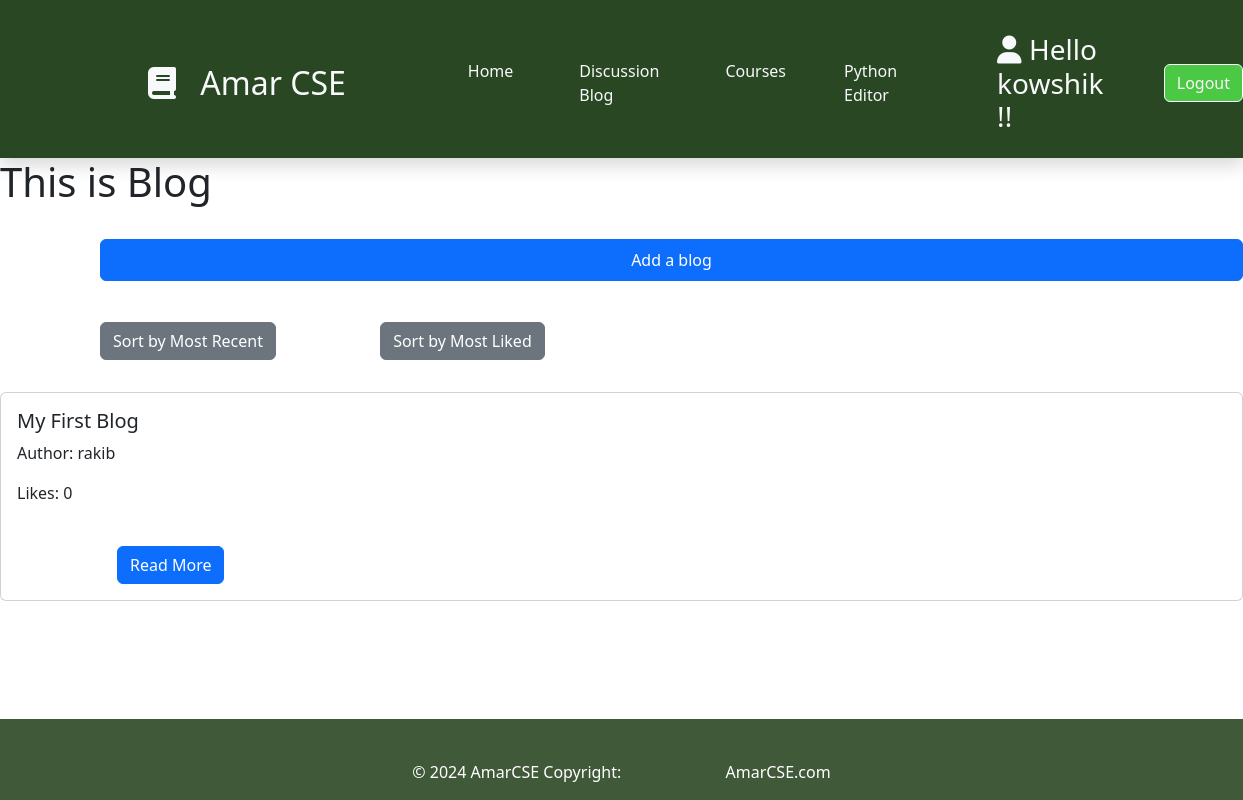
Screenshot of /blog/blog/ (signed in) with the database file from the repository.
### blog/models.py (models this page shows, shortened)
class BlogPost(models.Model):
    display_image= models.ImageField(upload_to='blog_images/',null=True,blank=True)
    title = models.CharField(max_length=200)
    content = models.TextField()
    author = models.ForeignKey(User, on_delete=models.CASCADE)
    created = models.DateTimeField(auto_now_add=True)

### blog/views.py (the view)
# urls.py: path('blog/',include('blog.urls')),
def blog(request):
    blogs = BlogPost.objects.annotate(like_count=Count('likes'))
    sort_by = request.GET.get('sort', 'date')
    if sort_by == 'likes':
        blogs = blogs.order_by('-like_count', '-created')
    else:
        blogs = blogs.order_by('-created')
    return render(request, 'blog/blog.html', {'blog': blogs})

### template/blog/blog.html (shortened to what this page needs)
{% extends 'base.html' %}
{% block content %}
    <h1>This is Blog</h1>
    <a href="{% url 'addblog' %}" class="btn btn-primary px-5 py-2">Add a blog</a>
    <div class="my-3">
        <a href="?sort=date" class="btn btn-secondary">Sort by Most Recent</a>
        <a href="?sort=likes" class="btn btn-secondary">Sort by Most Liked</a>
    </div>
    {% for b in blog %}
    <div class="card my-3">
        <div class="card-body">
            <h5 class="card-title">{{ b.title }}</h5>
            <p>Author: {{ b.author }}</p>
            <p>Likes: {{ b.like_count }}</p>
            <a href="{% url 'blog_details' b.id %}" class="btn btn-primary">Read More</a>
        </div>
    </div>
    {% endfor %}
{% endblock %}

### template/components/header.html (shortened to what this page needs)
<section>
    <div>
        <nav class="navbar navbar-expand-lg shadow sticky-top pb-4" style="background-color: #2a4723;">
            <a href="{% url 'index' %}" class="navbar-brand d-flex align-items-center px-4 px-lg-5">
                <h2 class="m-0 text-light"><i class="fa fa-book me-3"></i> Amar CSE</h2>
            </a>
            <div class="collapse navbar-collapse justify-content-between" id="navbarCollapse">
                <div class="navbar-nav ms-auto p-4 p-lg-0">
                    <a href="{% url 'index' %}" class="nav-item1 nav-link text-light active">Home</a>
                    <a href="{% url 'blog' %}" class="nav-item1 nav-link text-light">Discussion Blog</a>
                    <a href="{% url 'academic_course' %}" class="nav-item1 nav-link text-light">Courses</a>
                </div>
                {% if user.is_authenticated %}
                    <div class="d-flex align-items-center">
                        <a href="{% url 'code_editor' %}" class="nav-item1 nav-link text-light">Python Editor</a>
                        <a href="{% url 'profile' %}">
                            <h3 class="m-0 text-light"><i class="fa-solid fa-user"></i> Hello {{ user }} !! </h3>
                        </a>
                        <a href="{% url 'logout' %}" class="btn nav-item1 text-light" style="background-color: #4bc944; border-color: #ffffff;">Logout</a>
                    </div>
                {% endif %}
            </div>
        </nav>
    </div>
</section>

### static/css/style.css (style rules this page uses)
*:before, *:after { padding: 0; margin: 0; box-sizing: border-box; }
::placeholder { color: #e5e5e5; }
a { color: #23a2f6; text-decoration: none; display: inline-block; margin-left: 100px; margin-top: 25px; }
.nav-item1 { margin-left: 50px; }

### static/css/learningcontent.css (style rules this page uses)
* { margin: 0; padding: 0; }

### static/css/user.css (style rules this page uses)
* { margin: 0px; padding: 0px; }

### rows the page displays
BlogPost: title "My First Blog", author "rakib", like_count "0"

### other values shown
{{ user }} "kowshik"
